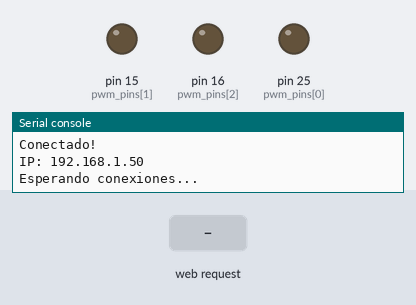
Simulated run of this program. Board: MicroPython board. On the bench: output pins drawn as LEDs (lit = HIGH), the last lines printed to the serial console. The test bench sets the inputs (shaded band). WiFi joins after 1.5 s.

Above: at 2.7 s.
2.8 s: HTTP request GET /?Pink=on received
At 4.0 s:
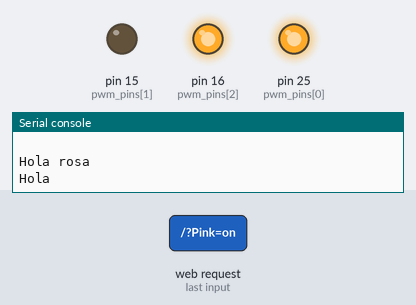
4.3 s: HTTP request GET /?Yellow=on received
At 5.3 s:
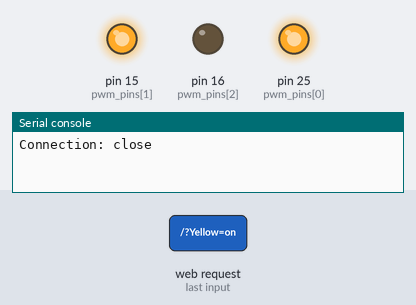
5.8 s: HTTP request GET /?Skyblue=on received
At 6.4 s:
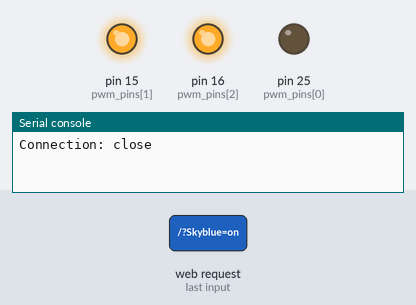
7.3 s: HTTP request GET /?Orange=on received
At 7.6 s:
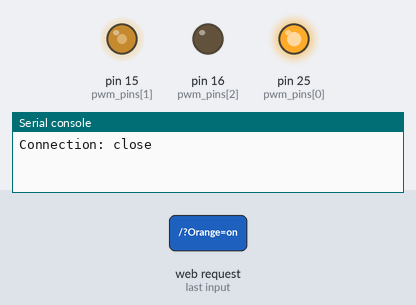
8.8 s: HTTP request GET /?White=on received
At 9.9 s:
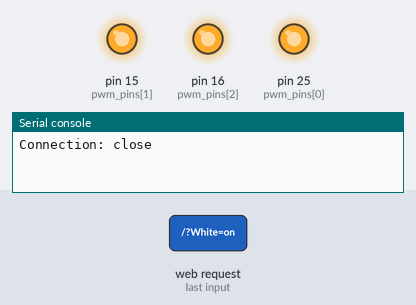
10.3 s: HTTP request GET /?Yellow=on received
At 11.1 s:
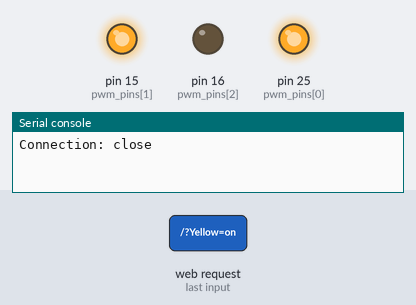
Timing chart, 0 to 12.8 s (numbered marks = the images above; inputs shaded):
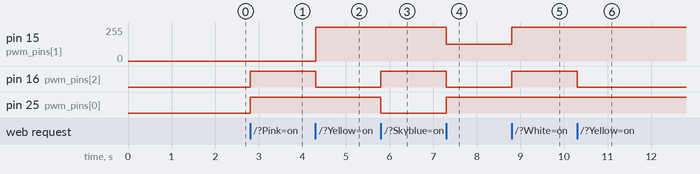

The program:

ledStation.py
```python
from machine import Pin, PWM
import usocket as socket
from network import *
from time import *

#RGB
Red = 0
Green = 1
Blue = 2

# Declare pins
pwm_pins = [25,15,16]
# Setup pins for PWM
pwms = [PWM(Pin(pwm_pins[Red])),PWM(Pin(pwm_pins[Green])),
                PWM(Pin(pwm_pins[Blue]))]

[pwm.freq(1000) for pwm in pwms]

def set_rgb_color(color):
    if color == "Pink":
        pwms[Red].duty_u16(65535)
        pwms[Green].duty_u16(0)
        pwms[Blue].duty_u16(65535)
        print("Hola rosa")
    elif color == "Yellow":
        pwms[Red].duty_u16(65535)
        pwms[Green].duty_u16(65535)
        pwms[Blue].duty_u16(0)
    elif color == "Skyblue":
        pwms[Red].duty_u16(0)
        pwms[Green].duty_u16(65535)
        pwms[Blue].duty_u16(65535)
    elif color == "Orange":
        pwms[Red].duty_u16(65535)
        pwms[Green].duty_u16(32767)
        pwms[Blue].duty_u16(0)
    elif color == "White":
        pwms[Red].duty_u16(65535)
        pwms[Green].duty_u16(65535)
        pwms[Blue].duty_u16(65535)
    elif color == "Red":
        pwms[Red].duty_u16(65535)
        pwms[Green].duty_u16(0)
        pwms[Blue].duty_u16(0)
    elif color == "Green":
        pwms[Red].duty_u16(0)
        pwms[Green].duty_u16(65535)
        pwms[Blue].duty_u16(0)
    elif color == "Blue":
        pwms[Red].duty_u16(0)
        pwms[Green].duty_u16(0)
        pwms[Blue].duty_u16(65535)
    else:
        pwms[Red].duty_u16(0)
        pwms[Green].duty_u16(0)
        pwms[Blue].duty_u16(0)

sta_if=WLAN(STA_IF)
sta_if.active(True)
print('Activando estación...')
while not sta_if.active():
    pass
print('Estación activada!...')
sta_if.connect('Guapo quien lo lea','1029384756')
print('Conectando...')
while not sta_if.isconnected():
    pass
print('Conectado!')
print("IP:",sta_if.ifconfig()[0])

server_socket = socket.socket(socket.AF_INET, socket.SOCK_STREAM)
server_socket.bind(('0.0.0.0', 8080))
server_socket.listen(10)

print("Esperando conexiones...")

while True:
    client_socket, client_address = server_socket.accept()
    print("Conexión establecida desde:", client_address)

    data = client_socket.recv(1024)
    print("Datos recibidos:", data.decode())

    if b'Pink=on' in data:
        set_rgb_color("Pink")
        print("Hola")
    if b'Yellow=on' in data:
        set_rgb_color("Yellow")
    if b'Skyblue=on' in data:
        set_rgb_color("Skyblue")
    if b'Orange=on' in data:
        set_rgb_color("Orange")
    if b'White=on' in data:
        set_rgb_color("White")
    if b'led=off' in data:
        set_rgb_color("Off")
    if b'Red=on' in data:
        set_rgb_color("Red")
    if b'Green=on' in data:
        set_rgb_color("Green")
    if b'Blue=on' in data:
        set_rgb_color("Blue")

    response = """HTTP/1.1 200 OK
    Content-Type: text/html

    <html>
        <head><title>Servidor MicroPython</title></head>
        <body bgcolor=#9BD0B7>
            <h1>Servidor Micropython Arduino Nano de Irving</h1>
        </body>
    </html>
    """
    client_socket.sendall(response.encode())
    client_socket.close()
```

Measured:
- after the input at 2.8 s, pin 16 (pwm_pins[2]), pin 25 (pwm_pins[0]): LOW → HIGH at once
- after the input at 4.3 s, pin 15 (pwm_pins[1]): 0/255 → 255/255 at once; pin 16 (pwm_pins[2]): HIGH → LOW at once
- after the input at 5.8 s, pin 16 (pwm_pins[2]): LOW → HIGH at once; pin 25 (pwm_pins[0]): HIGH → LOW at once
- after the input at 7.3 s, pin 15 (pwm_pins[1]): 255/255 → 127/255 at once; pin 16 (pwm_pins[2]): HIGH → LOW at once; pin 25 (pwm_pins[0]): LOW → HIGH at once
- after the input at 8.8 s, pin 15 (pwm_pins[1]): 127/255 → 255/255 at once; pin 16 (pwm_pins[2]): LOW → HIGH at once
- after the input at 10.3 s, pin 16 (pwm_pins[2]): HIGH → LOW at once
